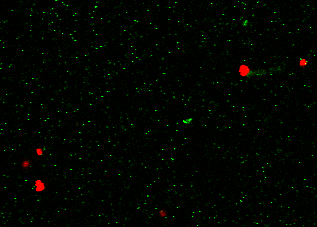
%> input picture Lecture 5/cells.png, 317 x 227 px
$ octave Participation-2.m   (GNU Octave 9; MATLAB toolbox functions it lacks are replaced by stand-ins)
%> lines starting %> are read from the running program, lines starting %| are printed output that depends on the picture; in (x1, y1, x2, y2) boxes, pixels count from 0 and x2, y2 are one past the last pixel; in counts of white or black regions, pixels touching at a corner belong together; the program's own positions count from 1
image = imread('cells.png');
%> image is the input picture: size 227x317x3 uint8; mean R, G, B 1.5, 5.2, 0
image = image(:,:,1);
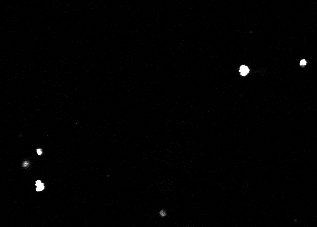
%> image: size 227x317 uint8; min 0, max 255, mean 1.5
image = im2bw(image,0.1);
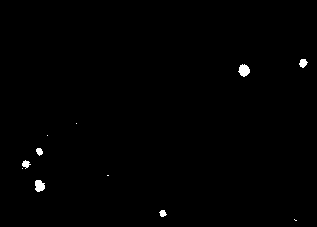
%> image: size 227x317 logical; 0.54% white; 11 white regions (5 under 20 px), largest, box (x1, y1, x2, y2) and area: (238, 64, 250, 77) 107, (35, 180, 45, 192) 95, (299, 59, 308, 68) 55, (22, 160, 31, 169) 46, (36, 148, 43, 156) 40, (159, 210, 167, 217) 38
image = bwareaopen(image,10);
[L,n] = bwlabeln(image);
%> L: size 227x317 double; 7 distinct labels, from 0 to 6
%> n = 6
disp(n);
%| 6
imshow(image);
